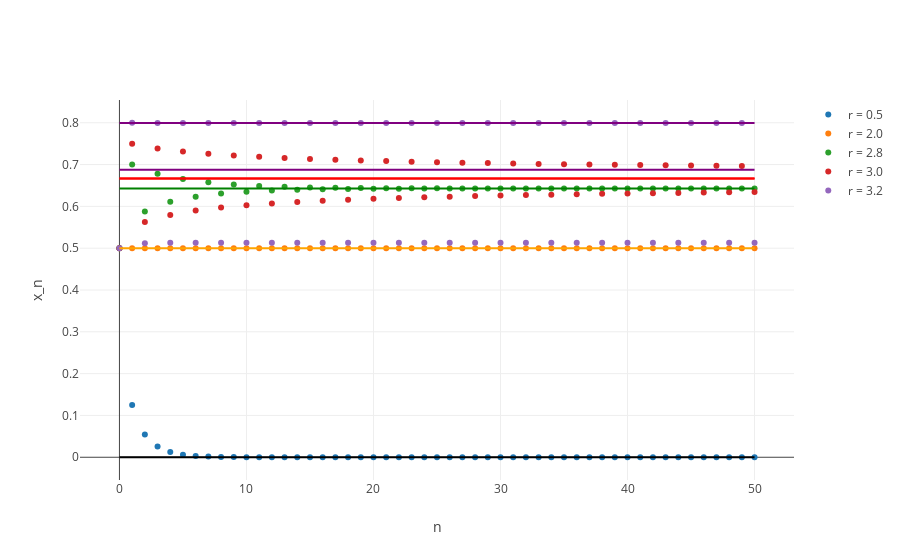

Notebook cell for this chart:
### Markdown cell above
We will check the theoretical found against simulations for different $r$.

### Code cell
n = 50
r = [0.5, 2.0, 2.8, 3.0, 3.2]
x = [logistic_map(0.5, r, n) for r in r]

colors = ['blue', 'orange', 'green', 'red', 'purple']
shapes = [dict(x0=0, y0=0, x1=n, y1=0)]

for i, roots in enumerate(map(non_zero_roots, r)):
    shapes += [
        dict(x0=0, y0=root, x1=n, y1=root, line=dict(color=colors[i]))
        for root in roots if root > 0]

figure = go.Figure(data=[
    go.Scatter(y=x, mode='markers', name=f'r = {r}')
    for (r, x) in zip(r, x)
], layout=go.Layout(
    showlegend=True,
    shapes=shapes,
    xaxis=dict(title='n'),
    yaxis=dict(title='x_n')
))

py.iplot(figure)
